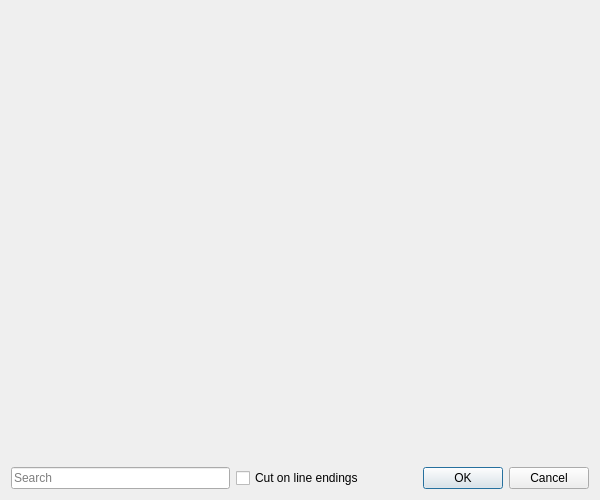
<?xml version="1.0" encoding="UTF-8"?>
<ui version="4.0">
 <class>CutDialog</class>
 <widget class="QDialog" name="CutDialog">
  <property name="geometry">
   <rect>
    <x>0</x>
    <y>0</y>
    <width>600</width>
    <height>500</height>
   </rect>
  </property>
  <property name="windowTitle">
   <string>Cut objects</string>
  </property>
  <property name="windowIcon">
   <iconset theme="edit-cut">
    <normaloff>.</normaloff>.</iconset>
  </property>
  <layout class="QGridLayout" name="gridLayout">
   <item row="0" column="0" colspan="3">
    <widget class="QScrollArea" name="scrollArea">
     <property name="frameShape">
      <enum>QFrame::NoFrame</enum>
     </property>
     <property name="lineWidth">
      <number>0</number>
     </property>
     <property name="widgetResizable">
      <bool>true</bool>
     </property>
     <widget class="QWidget" name="scrollAreaWidgetContents">
      <property name="geometry">
       <rect>
        <x>0</x>
        <y>0</y>
        <width>582</width>
        <height>448</height>
       </rect>
      </property>
      <layout class="QVBoxLayout" name="fieldsLayout"/>
     </widget>
    </widget>
   </item>
   <item row="1" column="2">
    <widget class="QDialogButtonBox" name="buttonBox">
     <property name="orientation">
      <enum>Qt::Horizontal</enum>
     </property>
     <property name="standardButtons">
      <set>QDialogButtonBox::Cancel|QDialogButtonBox::Ok</set>
     </property>
    </widget>
   </item>
   <item row="1" column="0">
    <widget class="QLineEdit" name="searchEdit">
     <property name="placeholderText">
      <string>Search</string>
     </property>
     <property name="clearButtonEnabled">
      <bool>true</bool>
     </property>
    </widget>
   </item>
   <item row="1" column="1">
    <widget class="QCheckBox" name="endingsCheck">
     <property name="text">
      <string>Cut on line endings</string>
     </property>
    </widget>
   </item>
  </layout>
 </widget>
 <tabstops>
  <tabstop>scrollArea</tabstop>
  <tabstop>searchEdit</tabstop>
  <tabstop>endingsCheck</tabstop>
 </tabstops>
 <resources/>
 <connections>
  <connection>
   <sender>buttonBox</sender>
   <signal>accepted()</signal>
   <receiver>CutDialog</receiver>
   <slot>accept()</slot>
   <hints>
    <hint type="sourcelabel">
     <x>590</x>
     <y>489</y>
    </hint>
    <hint type="destinationlabel">
     <x>157</x>
     <y>274</y>
    </hint>
   </hints>
  </connection>
  <connection>
   <sender>buttonBox</sender>
   <signal>rejected()</signal>
   <receiver>CutDialog</receiver>
   <slot>reject()</slot>
   <hints>
    <hint type="sourcelabel">
     <x>590</x>
     <y>489</y>
    </hint>
    <hint type="destinationlabel">
     <x>286</x>
     <y>274</y>
    </hint>
   </hints>
  </connection>
  <connection>
   <sender>searchEdit</sender>
   <signal>textChanged(QString)</signal>
   <receiver>CutDialog</receiver>
   <slot>searchBoxEdited(QString)</slot>
   <hints>
    <hint type="sourcelabel">
     <x>122</x>
     <y>474</y>
    </hint>
    <hint type="destinationlabel">
     <x>125</x>
     <y>563</y>
    </hint>
   </hints>
  </connection>
  <connection>
   <sender>endingsCheck</sender>
   <signal>toggled(bool)</signal>
   <receiver>CutDialog</receiver>
   <slot>fieldButtonChecked(bool)</slot>
   <hints>
    <hint type="sourcelabel">
     <x>328</x>
     <y>481</y>
    </hint>
    <hint type="destinationlabel">
     <x>333</x>
     <y>591</y>
    </hint>
   </hints>
  </connection>
 </connections>
 <slots>
  <slot>searchBoxEdited(QString)</slot>
  <slot>fieldButtonChecked(bool)</slot>
 </slots>
</ui>
